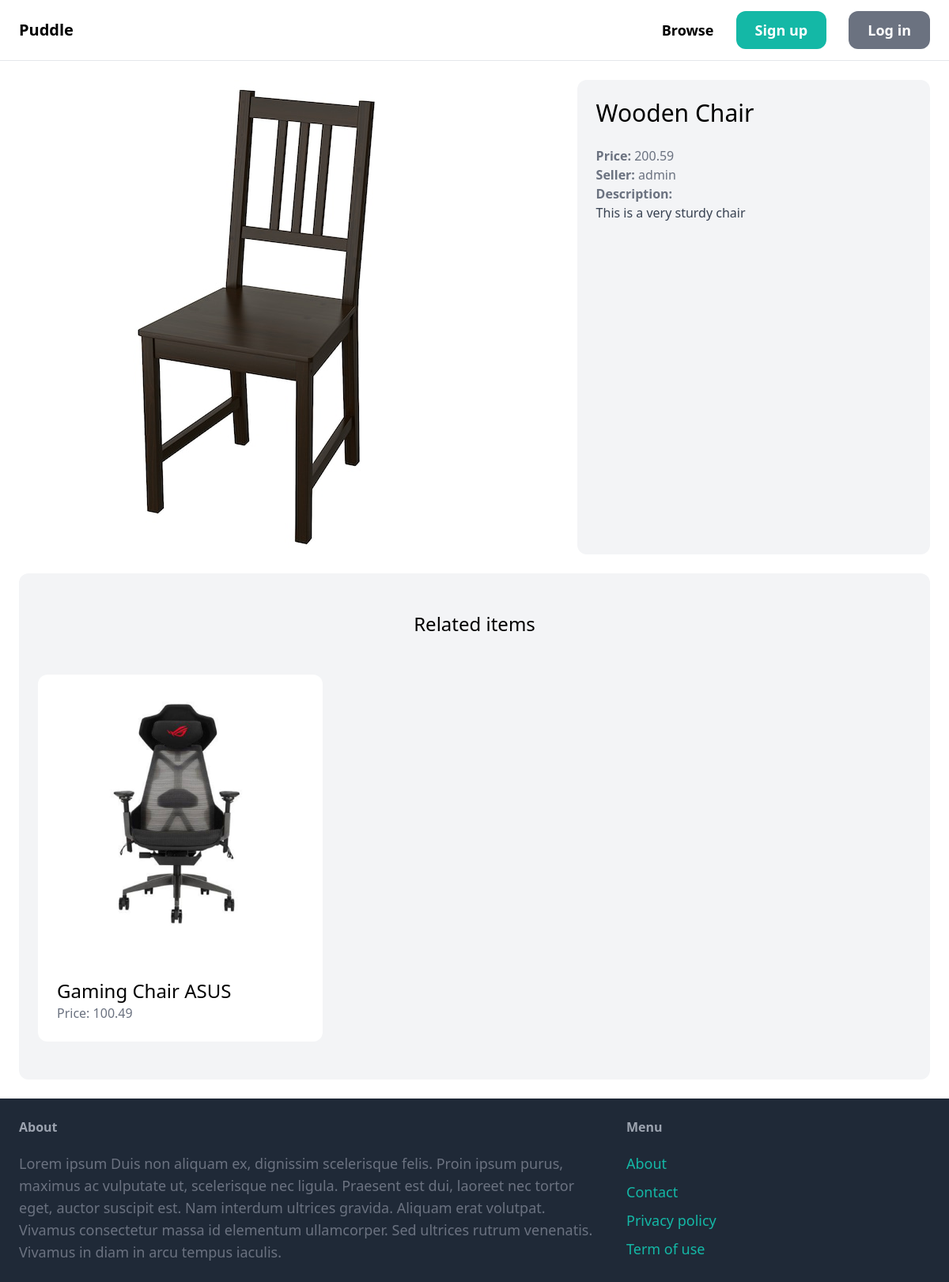
/items/6/, run on the app's committed database.
### item/models.py (models this page shows, shortened)
class Item(models.Model):
    category = models.ForeignKey(Category, related_name='items', on_delete=models.CASCADE)
    name = models.CharField(max_length=255)
    description = models.TextField(blank=True, null=True)
    price = models.FloatField()
    image = models.ImageField(upload_to='item_images', blank=True, null=True)
    is_sold = models.BooleanField(default=False)
    created_by = models.ForeignKey(User, related_name='items', on_delete=models.CASCADE)
    created_at = models.DateTimeField(auto_now_add=True)

### item/views.py (the view)
# urls.py: path('<int:pk>/', views.detail, name='detail'),
def detail(request, pk):
    item = get_object_or_404(Item, pk=pk)
    related_items = Item.objects.filter(category=item.category, is_sold=False).exclude(pk=pk)[0:3]
    return render(request, 'item/detail.html', {
        'item': item,
        'related_items': related_items,
    })

### item/templates/item/detail.html (shortened to what this page needs)
{% extends 'core/base.html' %}
{% block content %}
    <div class="grid grid-cols-5 gap-6">
        <div class="col-span-3">
            <img src="{{ item.image.url }}" class="rounded-xl">
        </div>
        <div class="col-span-2 p-6 bg-gray-100 rounded-xl">
            <h1 class="mb-6 text-3xl">{{ item.name }}</h1>
            <p class="text-gray-500"><strong>Price: </strong>{{ item.price }}</p>
            <p class="text-gray-500"><strong>Seller: </strong>{{ item.created_by.username }}</p>
            {% if item.description %}
                <p class="text-gray-700">
                    <strong class="text-gray-500">Description:</strong><br/>
                    {{ item.description }}
                </p>
            {% endif %}
        </div>
    </div>
    <div class="mt-6 px-6 py-12 bg-gray-100 rounded-xl">
        <h2 class="mb-12 text-2xl text-center">Related items</h2>
        <div class="grid grid-cols-3 gap-3">
            {% for item in related_items %}
                <div>
                    <a href="{% url 'item:detail' item.id %}">
                        <div>
                            <img src="{{ item.image.url }}" class="rounded-t-xl">
                        </div>
                        <div class="p-6 bg-white rounded-b-xl">
                            <h2 class="text-2xl">{{ item.name }}</h2>
                            <p class="text-gray-500">Price: {{ item.price }}</p>
                        </div>
                    </a>
                </div>
            {% endfor %}
        </div>
    </div>
{% endblock %}

### data on the page
Item: image (picture), name "Wooden Chair", price "200.59", created_by.username "admin", description "This is a very sturdy chair"
Item: image (picture), name "Gaming Chair ASUS", price "100.49"
